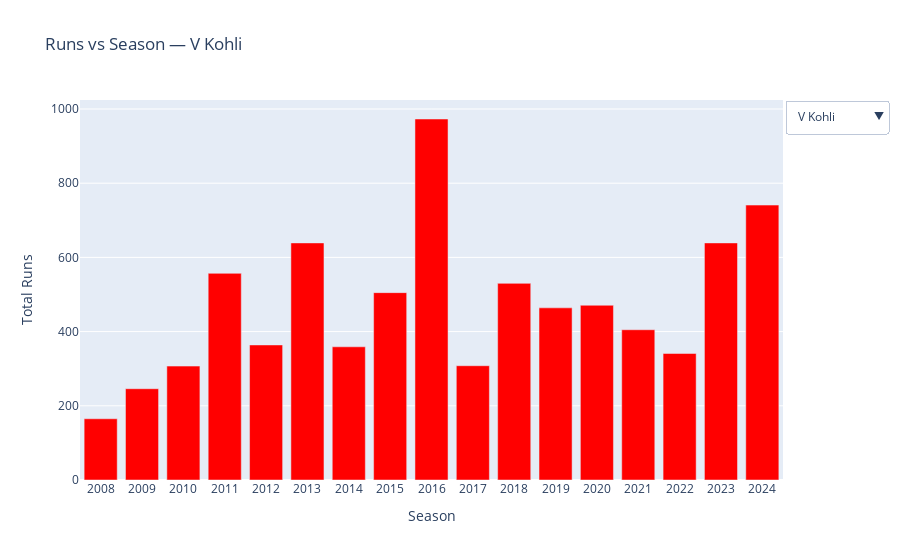

The notebook cell saved with this chart:
### Code cell
import plotly.graph_objects as go

batsmen_list = ['V Kohli','S Dhawan','RG Sharma','DA Warner','SK Raina']
colours = ['red','darkorange','blue','black','orange']

fig = go.Figure()

for i, name in enumerate(batsmen_list):
    sub_df = batsmen_df[batsmen_df['batsman'] == name].sort_values('Season')
    fig.add_trace(
        go.Bar(
            x=sub_df['Season'],
            y=sub_df['runs'],
            name=name,
            visible=(i == 0),
            marker_color = colours[i%len(colours)],
            hovertemplate="Season %{x}<br>Runs %{y}<extra></extra>"
        )
    )

buttons = []
for i, name in enumerate(batsmen_list):
    vis = [False]*len(batsmen_list)
    vis[i] = True
    buttons.append(dict(
        label=name,
        method="update",
        args=[{"visible": vis},
              {"title": f"Runs vs Season — {name}"}]
    ))

fig.update_layout(
    title=f"Runs vs Season — {batsmen_list[0]}",
    xaxis_title="Season",
    yaxis_title="Total Runs",
    barmode="relative", 
    updatemenus=[dict(type="dropdown", buttons=buttons, x=1.15, y=1)],
    showlegend=False
)

fig.show()

### Figure 1 — Plotly figure (JSON) as saved in the notebook; plotly's stock layout.template omitted (floating-point values rounded to 4 significant figures)
{"data": [{"hovertemplate": "Season %{x}<br>Runs %{y}<extra></extra>", "marker": {"color": "red"}, "name": "V Kohli", "type": "bar", "visible": true, "x": ["2008", "2009", "2010", "2011", "2012", "2013", "2014", "2015", "2016", "2017", "2018", "2019", "2020", "2021", "2022", "2023", "2024"], "y": [165, 246, 307, 557, 364, 639, 359, 505, 973, 308, 530, 464, 471, 405, 341, 639, 741]}, {"hovertemplate": "Season %{x}<br>Runs %{y}<extra></extra>", "marker": {"color": "darkorange"}, "name": "S Dhawan", "type": "bar", "visible": false, "x": ["2008", "2009", "2010", "2011", "2012", "2013", "2014", "2015", "2016", "2017", "2018", "2019", "2020", "2021", "2022", "2023", "2024"], "y": [340, 40, 191, 400, 569, 311, 377, 353, 501, 479, 497, 521, 618, 587, 460, 373, 152]}, {"hovertemplate": "Season %{x}<br>Runs %{y}<extra></extra>", "marker": {"color": "blue"}, "name": "RG Sharma", "type": "bar", "visible": false, "x": ["2008", "2009", "2010", "2011", "2012", "2013", "2014", "2015", "2016", "2017", "2018", "2019", "2020", "2021", "2022", "2023", "2024"], "y": [404, 362, 404, 372, 433, 538, 390, 482, 489, 333, 286, 405, 334, 381, 268, 332, 417]}, {"hovertemplate": "Season %{x}<br>Runs %{y}<extra></extra>", "marker": {"color": "black"}, "name": "DA Warner", "type": "bar", "visible": false, "x": ["2009", "2010", "2011", "2012", "2013", "2014", "2015", "2016", "2017", "2019", "2020", "2021", "2022", "2023", "2024"], "y": [163, 282, 324, 256, 410, 528, 562, 848, 641, 692, 548, 197, 432, 516, 168]}, {"hovertemplate": "Season %{x}<br>Runs %{y}<extra></extra>", "marker": {"color": "orange"}, "name": "SK Raina", "type": "bar", "visible": false, "x": ["2008", "2009", "2010", "2011", "2012", "2013", "2014", "2015", "2016", "2017", "2018", "2019", "2021"], "y": [421, 434, 528, 438, 441, 548, 523, 374, 399, 442, 445, 383, 160]}], "layout": {"autosize": true, "barmode": "relative", "showlegend": false, "title": {"text": "Runs vs Season — V Kohli"}, "updatemenus": [{"active": 0, "buttons": [{"args": [{"visible": [true, false, false, false, false]}, {"title": "Runs vs Season — V Kohli"}], "label": "V Kohli", "method": "update"}, {"args": [{"visible": [false, true, false, false, false]}, {"title": "Runs vs Season — S Dhawan"}], "label": "S Dhawan", "method": "update"}, {"args": [{"visible": [false, false, true, false, false]}, {"title": "Runs vs Season — RG Sharma"}], "label": "RG Sharma", "method": "update"}, {"args": [{"visible": [false, false, false, true, false]}, {"title": "Runs vs Season — DA Warner"}], "label": "DA Warner", "method": "update"}, {"args": [{"visible": [false, false, false, false, true]}, {"title": "Runs vs Season — SK Raina"}], "label": "SK Raina", "method": "update"}], "type": "dropdown", "x": 1.15, "y": 1}], "xaxis": {"autorange": true, "range": [-0.5, 16.5], "title": {"text": "Season"}, "type": "category"}, "yaxis": {"autorange": true, "range": [0, 1024.0], "title": {"text": "Total Runs"}, "type": "linear"}}}
